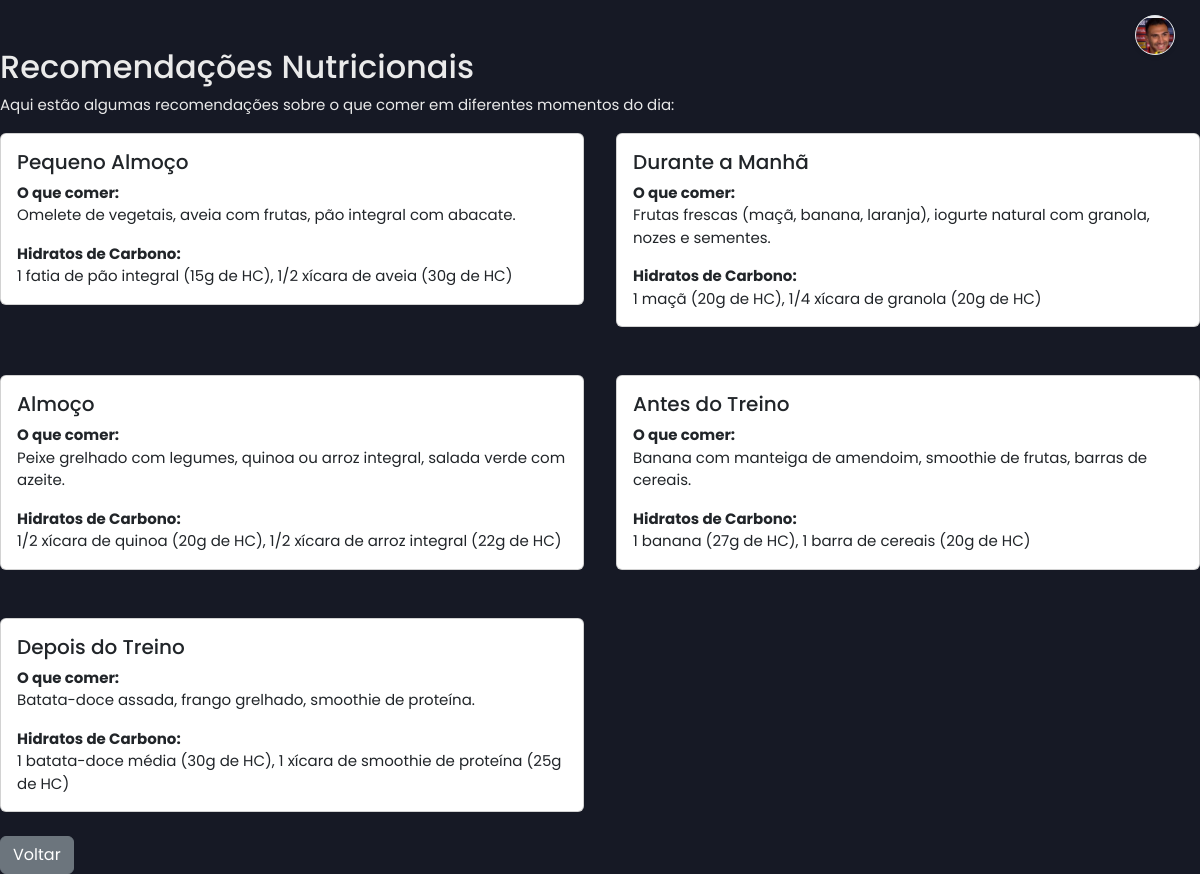
Page /recommendations.php (signed in) on the committed database.
### tables this page shows
CREATE TABLE `recommendations` (
  `id` int(11) NOT NULL,
  `title` varchar(100) NOT NULL,
  `description` text NOT NULL,
  `carbohydrates` text NOT NULL,
  `created_at` timestamp NOT NULL DEFAULT current_timestamp()
);

### recommendations.php (the view, shortened to what this page needs)
<?php
include 'db.php';
include 'header.php';
$stmt = $pdo->query("SELECT * FROM recommendations");
$recommendations = $stmt->fetchAll();
?>
<div class="container mt-5">
    <h2>Recomendações Nutricionais</h2>
    <p>Aqui estão algumas recomendações sobre o que comer em diferentes momentos do dia:</p>
    <div class="row">
        <?php foreach ($recommendations as $recommendation): ?>
            <div class="col-md-6 mb-4">
                <div class="card">
                    <div class="card-body">
                        <h5 class="card-title"><?= htmlspecialchars($recommendation['title']) ?></h5>
                        <p class="card-text">
                            <strong>O que comer:</strong><br>
                            <?= nl2br(htmlspecialchars($recommendation['description'])) ?>
                        </p>
                        <p class="card-text">
                            <strong>Hidratos de Carbono:</strong><br>
                            <?= nl2br(htmlspecialchars($recommendation['carbohydrates'])) ?>
                        </p>
                    </div>
                </div>
            </div>
        <?php endforeach; ?>
    </div>
    <a href="nutrition_hub.php" class="btn btn-secondary">Voltar</a>
</div>
<?php
include 'footer.php';
?>

### assets/css/dashboard_cliente.css (style rules this page uses)
:root { --bg-dark-primary: #161925; --bg-dark-secondary: #232A44; --text-light: #EAEAEA; --text-muted: #A0A0B0; --accent-color: #7B4BFF; --accent-color-hover: #6a3ffb; --border-color: #3a3f58; --sidebar-width: 260px; --sidebar-width-collapsed: 80px; --font-family: 'Poppins', sans-serif; }
body.dashboard-body { background-color: var(--bg-dark-primary); color: var(--text-light); font-family: var(--font-family); margin: 0; padding: 0; display: flex; min-height: 100vh; font-size: 15px; }
.container, .container-fluid, .container-lg, .container-md, .container-sm, .container-xl, .container-xxl { padding-left: 0; padding-right: 0; max-width: 100%; }
.row { --bs-gutter-x: 2rem; --bs-gutter-y: 1.5rem; }

### assets/css/personalizacao_chat.css (style rules this page uses)
:root { --chat-bg: #FFFFFF; --chat-text: #000000; --chat-border: #D1D1D6; --chat-messages-bg: #FFFFFF; --chat-input-area-bg: #F8F9FA; --chat-input-bg: #FFFFFF; --chat-placeholder-text: #8A8A8E; --chat-sent-bg: #007AFF; --chat-sent-bg-rgb: 0, 122, 255; --chat-sent-text: #FFFFFF; --chat-received-bg: #E5E5EA; --chat-received-text: #000000; --chat-timestamp-sent: #d1eaff; --chat-timestamp-received: #6c757d; }

### rows in the picture
recommendations: title "Pequeno Almoço", description "Omelete de vegetais, aveia com frutas, pão integral com abacate.", carbohydrates "1 fatia de pão integral (15g de HC), 1/2 xícara de aveia (30g de HC)"
recommendations: title "Durante a Manhã", description "Frutas frescas (maçã, banana, laranja), iogurte natural com granola, nozes e sementes.", carbohydrates "1 maçã (20g de HC), 1/4 xícara de granola (20g de HC)"
recommendations: title "Almoço", description "Peixe grelhado com legumes, quinoa ou arroz integral, salada verde com azeite.", carbohydrates "1/2 xícara de quinoa (20g de HC), 1/2 xícara de arroz integral (22g de HC)"
recommendations: title "Antes do Treino", description "Banana com manteiga de amendoim, smoothie de frutas, barras de cereais.", carbohydrates "1 banana (27g de HC), 1 barra de cereais (20g de HC)"
recommendations: title "Depois do Treino", description "Batata-doce assada, frango grelhado, smoothie de proteína.", carbohydrates "1 batata-doce média (30g de HC), 1 xícara de smoothie de proteína (25g de HC)"
